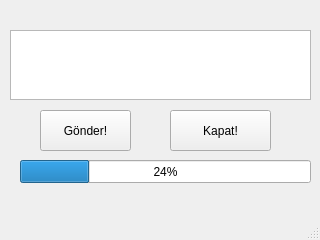
<?xml version="1.0" encoding="UTF-8"?>
<ui version="4.0">
 <class>MainWindow</class>
 <widget class="QMainWindow" name="MainWindow">
  <property name="geometry">
   <rect>
    <x>0</x>
    <y>0</y>
    <width>320</width>
    <height>240</height>
   </rect>
  </property>
  <property name="windowTitle">
   <string>MainWindow</string>
  </property>
  <widget class="QWidget" name="centralwidget">
   <widget class="QPushButton" name="pushButton">
    <property name="geometry">
     <rect>
      <x>40</x>
      <y>110</y>
      <width>91</width>
      <height>41</height>
     </rect>
    </property>
    <property name="text">
     <string>Gönder!</string>
    </property>
   </widget>
   <widget class="QTextEdit" name="textEdit">
    <property name="geometry">
     <rect>
      <x>10</x>
      <y>30</y>
      <width>301</width>
      <height>70</height>
     </rect>
    </property>
   </widget>
   <widget class="QProgressBar" name="progressBar">
    <property name="geometry">
     <rect>
      <x>20</x>
      <y>160</y>
      <width>291</width>
      <height>23</height>
     </rect>
    </property>
    <property name="value">
     <number>24</number>
    </property>
   </widget>
   <widget class="QPushButton" name="pushButton_2">
    <property name="geometry">
     <rect>
      <x>170</x>
      <y>110</y>
      <width>101</width>
      <height>41</height>
     </rect>
    </property>
    <property name="text">
     <string>Kapat!</string>
    </property>
   </widget>
  </widget>
  <widget class="QMenuBar" name="menubar">
   <property name="geometry">
    <rect>
     <x>0</x>
     <y>0</y>
     <width>320</width>
     <height>21</height>
    </rect>
   </property>
  </widget>
  <widget class="QStatusBar" name="statusbar"/>
 </widget>
 <resources/>
 <connections/>
</ui>
